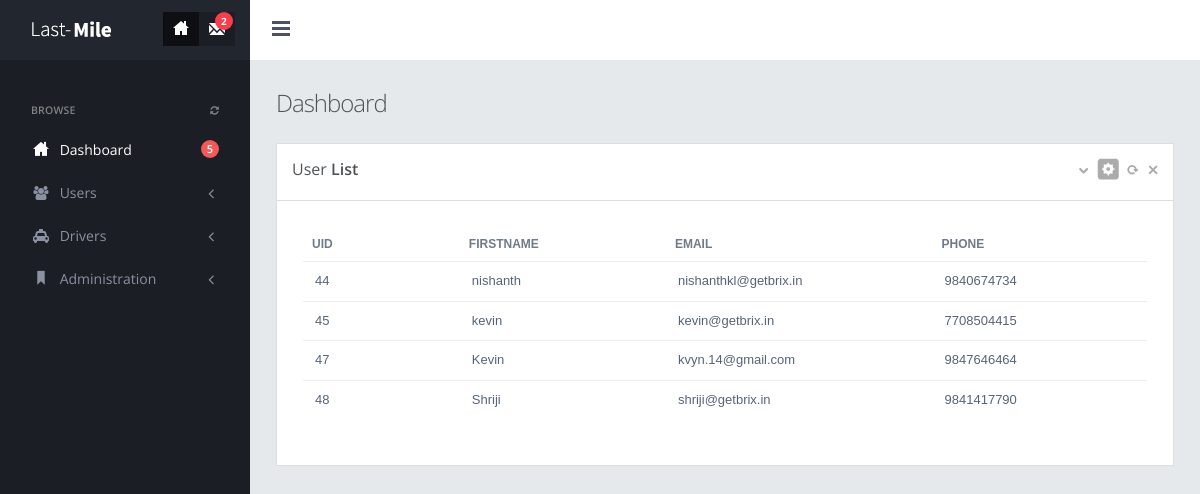
/dashboard/users.php, run on the app's committed database.
### tables this page shows
CREATE TABLE IF NOT EXISTS `users` (
  `uid` int(255) NOT NULL AUTO_INCREMENT,
  `unique_id` varchar(200) NOT NULL,
  `firstname` varchar(30) NOT NULL,
  `lastname` varchar(30) NOT NULL,
  `email` varchar(30) NOT NULL,
  `phone` varchar(10) NOT NULL,
  `encrypted_password` varchar(200) NOT NULL,
  `salt` varchar(200) NOT NULL,
  `created_at` varchar(200) NOT NULL,
  `gcm_regid` varchar(255) NOT NULL,
  `lat` varchar(255) NOT NULL,
  `lng` varchar(255) NOT NULL,
  PRIMARY KEY (`uid`)
);

### dashboard/users.php (the view, shortened to what this page needs)
<?php include 'common/inc/header.php' ?>
    </div>
    <div class="page-content">
            <div class="content">
      <div class="page-title">
        <h3>Dashboard </h3>
      </div>
      <div id="container">
              <div class="grid simple ">
            <div class="grid-title">
              <h4>User <span class="semi-bold">List</span></h4>
              <div class="tools"> <a href="javascript:;" class="collapse"></a> <a href="#grid-config" data-toggle="modal" class="config"></a> <a href="javascript:;" class="reload"></a> <a href="javascript:;" class="remove"></a> </div>
            </div>
            <div class="grid-body ">
<?php
$table = 'users';
$result = mysql_query( "SELECT uid,firstname,email,phone FROM {$table}" );
$fields_num = mysql_num_fields( $result );
echo "<table class=\"table table-hover table-condensed\"><thead><tr>";
for ( $i=0; $i<$fields_num; $i++ ) {
    $field = mysql_fetch_field( $result );
    echo "<th style='width:1%'>{$field->name}</th>";
}
echo "</thead>\n";
echo "<tbody>";
echo "<tr>";
while ( $row = mysql_fetch_row( $result ) ) {
    echo "<tr>";
    foreach ( $row as $cell )
        echo "<td class='v-align-middle'>$cell</td>";
    echo "</tr>";
}
echo "</tbody>";
echo "</table>";
?>
            </div>
          </div>
      </div>
           </div>
<?php include 'common/inc/footer.php' ?>

### dashboard/common/inc/header.php (shortened to what this page needs)
<!DOCTYPE html>
<html>
<head>
    <link href="//maxcdn.bootstrapcdn.com/font-awesome/4.2.0/css/font-awesome.min.css" rel="stylesheet">
	<link href="assets/plugins/pace/pace-theme-flash.css" rel="stylesheet" type="text/css" media="screen"/>
	<link href="assets/plugins/jquery-slider/css/jquery.sidr.light.css" rel="stylesheet" type="text/css" media="screen"/>
	<link href="assets/plugins/boostrapv3/css/bootstrap.min.css" rel="stylesheet" type="text/css"/>
	<link href="assets/plugins/boostrapv3/css/bootstrap-theme.min.css" rel="stylesheet" type="text/css"/>
	<link href="assets/plugins/font-awesome/css/font-awesome.css" rel="stylesheet" type="text/css"/>
	<link href="assets/css/animate.min.css" rel="stylesheet" type="text/css"/>
	<link href="assets/css/style.css" rel="stylesheet" type="text/css"/>
	<link href="assets/css/responsive.css" rel="stylesheet" type="text/css"/>
	<link href="assets/css/custom-icon-set.css" rel="stylesheet" type="text/css"/>
</head>
<body class="">
<div class="header navbar navbar-inverse">
	<div class="navbar-inner">
		<div class="header-seperation">
			<a href="#">
				<img src="assets/img/logo.png" class="logo" alt="" data-src="assets/img/logo.png" data-src-retina="assets/img/logo2x.png" width="106" height="21"/>
			</a>
			<ul class="nav pull-right notifcation-center">
				<li class="dropdown" id="header_task_bar">
					<a href="#" class="dropdown-toggle active" data-toggle="">
						<div class="iconset top-home"></div>
					</a>
				</li>
				<li class="dropdown" id="header_inbox_bar">
					<a href="#" class="dropdown-toggle">
						<div class="iconset top-messages"></div>
						<span class="badge" id="msgs-badge">2</span>
						</a>
				</li>
			</ul>
		</div>
		<div class="header-quick-nav">
			<div class="pull-left">
				<ul class="nav quick-section">
					<li class="quicklinks">
						<a href="#" class="" id="layout-condensed-toggle">
							<div class="iconset top-menu-toggle-dark"></div>
						</a>
					</li>
				</ul>
			</div>
		</div>
	</div>
</div>
<div class="page-container row-fluid">
	<div class="page-sidebar" id="main-menu">
		  <div class="page-sidebar-wrapper" id="main-menu-wrapper">
		<p class="menu-title">BROWSE<span class="pull-right"><a href="javascript:;"><i class="fa fa-refresh"></i></a></span></p>
		<ul>
			<li class="start active">
				<a href="#">
					<i class="icon-custom-home"></i>
					<span class="title">Dashboard</span>
					<span class="badge badge-important pull-right">5</span>
				</a>
			</li>
					<li class="">
				<a href="javascript:;">
					<i class="fa fa-users"></i>
					<span class="title">Users</span>
				</a>
			</li>
					<li class="">
				<a href="javascript:;">
					<i class="fa fa-cab"></i>
					<span class="title">Drivers</span>
				</a>
			</li>
					<li class="">
				<a href="javascript:;">
					<i class="icon-custom-ui"></i>
					<span class="title">Administration</span>
				</a>
			</li>
		</ul>
	</div>
	</div>

### dashboard/common/inc/footer.php (shortened to what this page needs)
   </div>
</body>
</html>

### dashboard/assets/css/responsive.css (style rules this page uses)
@media (min-width: 980px) { .page-sidebar { display: inline-block; float: left; position: fixed; width: 250px; margin-top:58px; padding-bottom: 105px; } }
@media (min-width: 980px) { .page-sidebar .page-sidebar-wrapper { display: inline-block; float: left; height: 100%; } }
@media (min-width: 980px) { .page-sidebar ul { width: 250px; } }
@media (min-width: 980px) { .page-content { margin-left: 250px; min-height: 1006px; } }

### data on the page
users: uid "44", firstname "nishanth", email "nishanthkl@getbrix.in", phone "9840674734"
users: uid "45", firstname "kevin", email "kevin@getbrix.in", phone "7708504415"
users: uid "47", firstname "Kevin", email "kvyn.14@gmail.com", phone "9847646464"
users: uid "48", firstname "Shriji", email "shriji@getbrix.in", phone "9841417790"

### other printed values
$field->name "UID"
$field->name "FIRSTNAME"
$field->name "EMAIL"
$field->name "PHONE"
